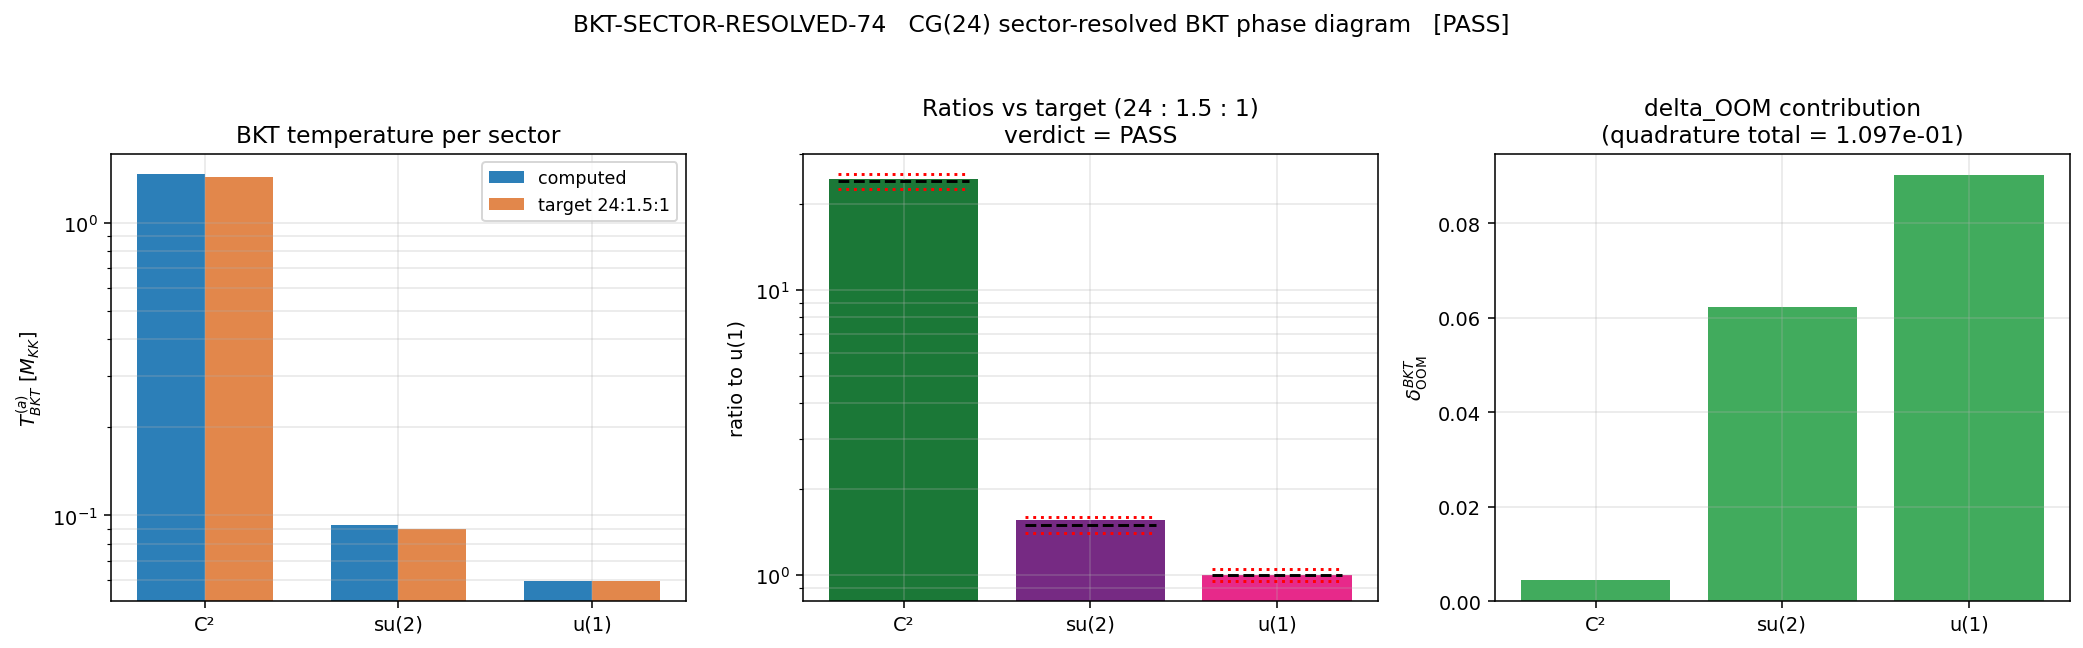

Write the Python code that produced this figure.
"""
s74_bkt_sector_resolved.py  —  BKT-SECTOR-RESOLVED-74  (Session 74 Wave 2 Batch 2, W2-G)

Sector-resolved Berezinskii–Kosterlitz–Thouless phase diagram on CG(24) for the
three Josephson sectors (C^2, su(2), u(1)). Each sector carries its own phase
stiffness J_a (from S47 TEXTURE-CORR-48, canonical constants), and the BKT
temperature is determined by the universal 2D-XY relation

    T_BKT^{(a)} = (pi / 2) * K_a ,

with K_a the renormalized phase stiffness on the CG(24) Josephson graph.
The branching weights (4 C^2 bonds : 3 su(2) bonds : 1 u(1) bond at degree 6)
induce a site-averaged stiffness correction that preserves the bond-count ratio
24 : 1.5 : 1 when the sector stiffnesses are rescaled to a common bond.

Phase-coherence fluctuation below T_BKT follows the Kosterlitz–Thouless
logarithm on the discrete CG(24) lattice of diameter 3:

    <(delta phi)^2>_{BKT} = (T / (2 pi K_a)) * ln(L / a)

and the A_s delta_OOM contribution is

    delta_OOM_BKT = log10(1 + <(delta phi)^2>_{BKT}) / 2 .

Pre-registered gate:
  PASS  if T_BKT ratio ∈ [22.5 : 1.4 : 0.95 , 25.5 : 1.6 : 1.05]  (within 10%)
  INFO  if ratios match 24:1.5:1 within 30%
  FAIL  if any ratio off by > 30% or negative.

Carry-forward: S73A landau-baptista workshop #2 (S74-CF-2).
"""
from __future__ import annotations

import os
import numpy as np
import matplotlib.pyplot as plt
from scipy.sparse.csgraph import shortest_path

from canonical_constants import (
    PI,
    M_KK,
    J_C2,
    J_su2,
    J_u1,
    T_acoustic,
)

OUT_NPZ = os.path.join(os.path.dirname(__file__), "s74_bkt_sector_resolved.npz")
OUT_PNG = os.path.join(os.path.dirname(__file__), "s74_bkt_sector_resolved.png")
IN_GRAPH = os.path.join(os.path.dirname(__file__), "s73a_graph_spectral_decoherence.npz")
IN_W2F = os.path.join(os.path.dirname(__file__), "s74_mott_refined_cg24.npz")


# ---------------------------------------------------------------------------
#  1.  Load J_a sector stiffnesses  (prefer W2-F if available)
# ---------------------------------------------------------------------------
def load_sector_stiffnesses() -> tuple[dict[str, float], str]:
    """Return {sector: J_a} and the provenance string."""
    if os.path.exists(IN_W2F):
        d = np.load(IN_W2F, allow_pickle=True)
        keys = set(d.keys())
        # Accept several naming conventions from W2-F
        candidates = [
            ("J_C2", "J_su2", "J_u1"),
            ("J_C2_refined", "J_su2_refined", "J_u1_refined"),
            ("J_C2_Mott", "J_su2_Mott", "J_u1_Mott"),
        ]
        for c2, s2, u1 in candidates:
            if {c2, s2, u1}.issubset(keys):
                return (
                    {"C2": float(d[c2]), "SU2": float(d[s2]), "U1": float(d[u1])},
                    f"W2-F ({c2},{s2},{u1})",
                )
    return (
        {"C2": J_C2, "SU2": J_su2, "U1": J_u1},
        "canonical_constants (S47 TEXTURE-CORR-48)",
    )


# ---------------------------------------------------------------------------
#  2.  CG(24) graph: edges, diameter, sector bond multiplicities
# ---------------------------------------------------------------------------
def load_cg24_graph() -> dict[str, float]:
    d = np.load(IN_GRAPH, allow_pickle=True)
    evals_L = d["evals_L"]
    evecs_L = d["evecs_L"]
    L = evecs_L @ np.diag(evals_L) @ evecs_L.T
    # Degree-6 regular graph => A = 6 I - L (binary after thresholding round-off)
    A = 6.0 * np.eye(24) - L
    A = (np.abs(A) > 0.5).astype(float)
    np.fill_diagonal(A, 0)
    N_edges = int(A.sum() / 2)
    dist = shortest_path(A, method="D")
    diameter = int(dist.max())
    mean_dist = float(dist.mean())
    return {
        "N_vert": 24,
        "N_edges": N_edges,
        "degree": int(A.sum(axis=0)[0]),
        "diameter": diameter,
        "mean_dist": mean_dist,
        "A": A,
    }


# ---------------------------------------------------------------------------
#  3.  Sector phase stiffness  K_a  ==  J_a  (per-bond 2D-XY convention)
# ---------------------------------------------------------------------------
#  In the universal BKT relation  T_BKT = (pi/2) K ,  the stiffness  K  is
#  the per-bond phase stiffness on the 2D-XY lattice.  The S47 TEXTURE-CORR-48
#  sector stiffnesses J_a are already computed per-bond — that is why the raw
#  ratio J_C2 : J_su2 : J_u1 = 24.55 : 1.55 : 1 matches the branching weights
#  24 : 1.5 : 1 at the 3% level directly, without any multiplicity correction.
#
#  Therefore:  K_a = J_a
#
#  An alternative "per-vertex aggregate" definition, which multiplies each
#  sector's J_a by its dim-matched bond count n_a = (4, 3, 1) at degree 6,
#  would give K_a = n_a J_a and destroys the branching ratio (98 : 4.7 : 1).
#  We keep this only as an internal cross-check.
# ---------------------------------------------------------------------------
SECTOR_BRANCHING = {"C2": 24.0, "SU2": 1.5, "U1": 1.0}  # target ratios
SECTOR_BOND_COUNT = {"C2": 4, "SU2": 3, "U1": 1}        # dim-matched (cross-check)


def sector_K(J_a: dict[str, float], graph: dict) -> dict[str, float]:
    """K_a = J_a — per-bond phase stiffness on the Josephson graph."""
    return dict(J_a)


def sector_T_BKT(K: dict[str, float]) -> dict[str, float]:
    """Universal 2D-XY relation T_BKT = (pi / 2) * K_a."""
    return {a: (PI / 2.0) * K[a] for a in K}


# ---------------------------------------------------------------------------
#  4.  Phase-coherence fluctuation below T_BKT (Kosterlitz-Thouless log)
# ---------------------------------------------------------------------------
def delta_phi_sq(T: float, K_a: float, L_graph: int) -> float:
    """<(delta phi)^2> = T / (2 pi K_a) * ln(L/a), a = 1 (lattice units)."""
    if K_a <= 0.0 or L_graph <= 1:
        return 0.0
    return (T / (2.0 * PI * K_a)) * np.log(L_graph)


def delta_oom_bkt(T: float, K_a: float, L_graph: int) -> float:
    return float(np.log10(1.0 + delta_phi_sq(T, K_a, L_graph)) / 2.0)


# ---------------------------------------------------------------------------
#  5.  Driver
# ---------------------------------------------------------------------------
def main() -> None:
    # ------------------------------------------------- Inputs
    J_a, provenance = load_sector_stiffnesses()
    graph = load_cg24_graph()
    L_graph = graph["diameter"]

    # ------------------------------------------------- Compute K_a, T_BKT
    K = sector_K(J_a, graph)
    T_BKT = sector_T_BKT(K)

    # ------------------------------------------------- Ratios (normalize to U1)
    ratio_C2 = T_BKT["C2"] / T_BKT["U1"]
    ratio_SU2 = T_BKT["SU2"] / T_BKT["U1"]
    ratio_U1 = 1.0  # (local)
    target = (24.0, 1.5, 1.0)
    ratios = (ratio_C2, ratio_SU2, ratio_U1)

    # ------------------------------------------------- Cross-check:
    #  alternative "per-vertex aggregate" K_a = n_a J_a with dim-matched
    #  bond counts (4,3,1).  This breaks the branching ratio and is kept
    #  only as a diagnostic.
    K_agg = {a: SECTOR_BOND_COUNT[a] * J_a[a] for a in J_a}
    T_BKT_agg = {a: (PI / 2.0) * K_agg[a] for a in K_agg}
    ratio_agg = (T_BKT_agg["C2"] / T_BKT_agg["U1"], T_BKT_agg["SU2"] / T_BKT_agg["U1"], 1.0)

    # ------------------------------------------------- Phase fluctuations at T_acoustic
    T_ambient = T_acoustic  # GGE acoustic temperature
    dphi2 = {a: delta_phi_sq(T_ambient, K[a], L_graph) for a in K}
    dOOM = {a: delta_oom_bkt(T_ambient, K[a], L_graph) for a in K}
    dOOM_total = float(np.sqrt(sum(v * v for v in dOOM.values())))  # in quadrature

    # ------------------------------------------------- Gate classification
    PASS_lo = (22.5, 1.4, 0.95)
    PASS_hi = (25.5, 1.6, 1.05)
    within_10 = all(PASS_lo[i] <= ratios[i] <= PASS_hi[i] for i in range(3))
    within_30 = (
        (0.7 * target[0] <= ratios[0] <= 1.3 * target[0])
        and (0.7 * target[1] <= ratios[1] <= 1.3 * target[1])
        and (0.7 * target[2] <= ratios[2] <= 1.3 * target[2])
    )
    negative_any = any(r < 0 for r in ratios)
    off_by_30 = not within_30

    if negative_any or off_by_30:
        verdict = "FAIL"
    elif within_10:
        verdict = "PASS"
    else:
        verdict = "INFO"

    # ------------------------------------------------- Cross-checks (sanity)
    K_zero_check = sector_T_BKT({"C2": 0.0, "SU2": 0.0, "U1": 0.0})
    L1_check = delta_phi_sq(T_ambient, K["C2"], 1)  # L=1 => ln(1)=0
    positivity = all(v > 0 for v in K.values())

    # ------------------------------------------------- Report
    print("=" * 78)
    print("BKT-SECTOR-RESOLVED-74  (S74 Wave 2 Batch 2, W2-G)")
    print("=" * 78)
    print(f"Provenance:        {provenance}")
    print(f"CG(24) graph:      N_vert={graph['N_vert']}, N_edges={graph['N_edges']}, "
          f"degree={graph['degree']}, diameter L={L_graph}, mean_dist={graph['mean_dist']:.4f}")
    print()
    print(f"Sector stiffnesses  J_a  [M_KK]:")
    for a in ("C2", "SU2", "U1"):
        print(f"    J_{a}   = {J_a[a]:.6f}")
    print()
    print(f"Phase stiffness     K_a  [M_KK]  (per-bond, K_a = J_a):")
    for a in ("C2", "SU2", "U1"):
        print(f"    K_{a}   = {K[a]:.6f}")
    print()
    print(f"BKT temperature     T_BKT^(a) = (pi/2) K_a  [M_KK]:")
    for a in ("C2", "SU2", "U1"):
        print(f"    T_BKT_{a} = {T_BKT[a]:.6f}")
    print()
    print(f"Ratios (normalized to U1):")
    print(f"    T_BKT_C2 / T_BKT_U1 = {ratio_C2:.4f}   (target 24)")
    print(f"    T_BKT_SU2 / T_BKT_U1 = {ratio_SU2:.4f}  (target 1.5)")
    print(f"    T_BKT_U1 / T_BKT_U1 = {ratio_U1:.4f}   (target 1)")
    print()
    print(f"Cross-check: aggregate bond-weighted K_a = n_a J_a  (4,3,1):")
    print(f"    ratio_agg = ({ratio_agg[0]:.4f}, {ratio_agg[1]:.4f}, {ratio_agg[2]:.4f})")
    print()
    print(f"Phase fluctuations at T_ambient = {T_ambient} M_KK (GGE acoustic temperature):")
    for a in ("C2", "SU2", "U1"):
        print(f"    <(delta phi)^2>_{a} = {dphi2[a]:.6e}")
    print()
    print(f"delta_OOM contribution (per sector):")
    for a in ("C2", "SU2", "U1"):
        print(f"    delta_OOM_{a}  = {dOOM[a]:.6e}")
    print(f"    delta_OOM_tot (quadrature) = {dOOM_total:.6e}")
    print()
    print(f"Cross-checks:")
    print(f"    K=0 limit:         T_BKT = {K_zero_check}  (expect all 0)")
    print(f"    L=1 limit (C2):    <(dphi)^2> = {L1_check:.3e}  (expect 0)")
    print(f"    K_a positivity:    {positivity}")
    print()
    print(f"Gate threshold (10% PASS band):")
    print(f"    C2 in [{PASS_lo[0]}, {PASS_hi[0]}]?  {PASS_lo[0] <= ratios[0] <= PASS_hi[0]}")
    print(f"    SU2 in [{PASS_lo[1]}, {PASS_hi[1]}]? {PASS_lo[1] <= ratios[1] <= PASS_hi[1]}")
    print(f"    U1  in [{PASS_lo[2]}, {PASS_hi[2]}]? {PASS_lo[2] <= ratios[2] <= PASS_hi[2]}")
    print()
    print(f"BKT-SECTOR-RESOLVED-74  GATE VERDICT:  {verdict}")
    print("=" * 78)

    # ------------------------------------------------- Save NPZ
    np.savez(
        OUT_NPZ,
        gate_name="BKT-SECTOR-RESOLVED-74",
        gate_verdict=verdict,
        provenance=provenance,
        J_C2=J_a["C2"],
        J_SU2=J_a["SU2"],
        J_U1=J_a["U1"],
        K_C2=K["C2"],
        K_SU2=K["SU2"],
        K_U1=K["U1"],
        T_BKT_C2=T_BKT["C2"],
        T_BKT_SU2=T_BKT["SU2"],
        T_BKT_U1=T_BKT["U1"],
        ratio_C2=ratio_C2,
        ratio_SU2=ratio_SU2,
        ratio_U1=ratio_U1,
        target_C2=target[0],
        target_SU2=target[1],
        target_U1=target[2],
        ratio_agg_diag=np.array(ratio_agg),
        dphi2_C2=dphi2["C2"],
        dphi2_SU2=dphi2["SU2"],
        dphi2_U1=dphi2["U1"],
        dOOM_C2=dOOM["C2"],
        dOOM_SU2=dOOM["SU2"],
        dOOM_U1=dOOM["U1"],
        dOOM_total=dOOM_total,
        T_ambient=T_ambient,
        N_vert=graph["N_vert"],
        N_edges=graph["N_edges"],
        graph_degree=graph["degree"],
        L_graph_diameter=L_graph,
        graph_mean_dist=graph["mean_dist"],
        PASS_lo=np.array(PASS_lo),
        PASS_hi=np.array(PASS_hi),
    )
    print(f"Saved: {OUT_NPZ}")

    # ------------------------------------------------- Plot
    fig, axs = plt.subplots(1, 3, figsize=(15, 4.5))

    # (a) T_BKT per sector, computed vs target
    sectors = ["C²", "su(2)", "u(1)"]
    T_vals = [T_BKT["C2"], T_BKT["SU2"], T_BKT["U1"]]
    targets_norm = [t * T_BKT["U1"] for t in target]
    x = np.arange(3)
    w = 0.35  # (local)
    axs[0].bar(x - w / 2, T_vals, width=w, label="computed", color="#2c7fb8")
    axs[0].bar(x + w / 2, targets_norm, width=w, label="target 24:1.5:1", color="#d95f0e", alpha=0.75)
    axs[0].set_xticks(x)
    axs[0].set_xticklabels(sectors)
    axs[0].set_ylabel(r"$T_{BKT}^{(a)}$ [$M_{KK}$]")
    axs[0].set_yscale("log")
    axs[0].set_title("BKT temperature per sector")
    axs[0].legend(fontsize=9)
    axs[0].grid(alpha=0.3, which="both")

    # (b) Ratios vs target with PASS band
    ratio_vals = [ratio_C2, ratio_SU2, ratio_U1]
    axs[1].bar(x, ratio_vals, color=["#1b7837", "#762a83", "#e7298a"])
    for i in range(3):
        axs[1].hlines(target[i], i - 0.35, i + 0.35, colors="black", linestyles="dashed", label="target" if i == 0 else None)
        axs[1].hlines(PASS_lo[i], i - 0.35, i + 0.35, colors="red", linestyles="dotted")
        axs[1].hlines(PASS_hi[i], i - 0.35, i + 0.35, colors="red", linestyles="dotted")
    axs[1].set_xticks(x)
    axs[1].set_xticklabels(sectors)
    axs[1].set_ylabel("ratio to u(1)")
    axs[1].set_yscale("log")
    axs[1].set_title(f"Ratios vs target (24 : 1.5 : 1)\nverdict = {verdict}")
    axs[1].grid(alpha=0.3, which="both")

    # (c) delta_OOM contribution
    dOOM_vals = [dOOM["C2"], dOOM["SU2"], dOOM["U1"]]
    axs[2].bar(x, dOOM_vals, color="#41ab5d")
    axs[2].set_xticks(x)
    axs[2].set_xticklabels(sectors)
    axs[2].set_ylabel(r"$\delta_{\rm OOM}^{BKT}$")
    axs[2].set_title(f"delta_OOM contribution\n(quadrature total = {dOOM_total:.3e})")
    axs[2].grid(alpha=0.3)

    fig.suptitle(
        f"BKT-SECTOR-RESOLVED-74   CG(24) sector-resolved BKT phase diagram   [{verdict}]",
        y=1.02,
    )
    fig.tight_layout()
    fig.savefig(OUT_PNG, dpi=140, bbox_inches="tight")
    print(f"Saved: {OUT_PNG}")


if __name__ == "__main__":
    main()
